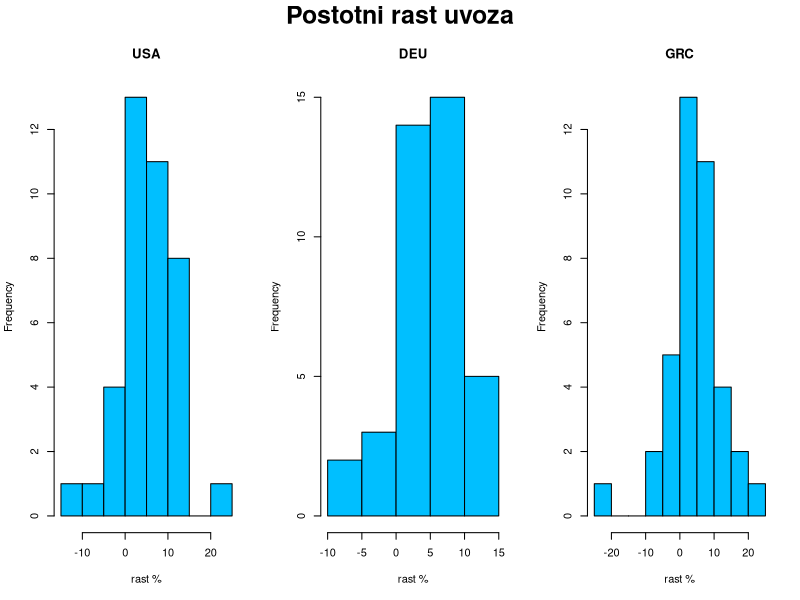
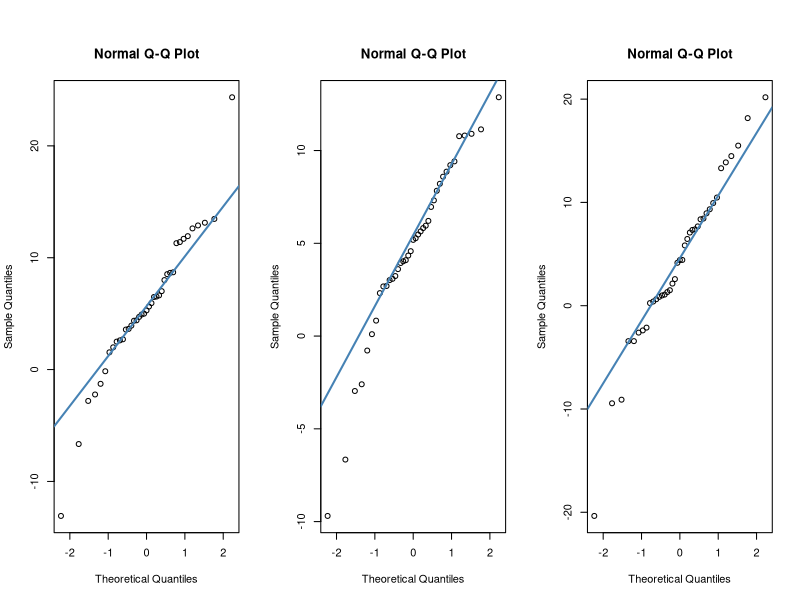
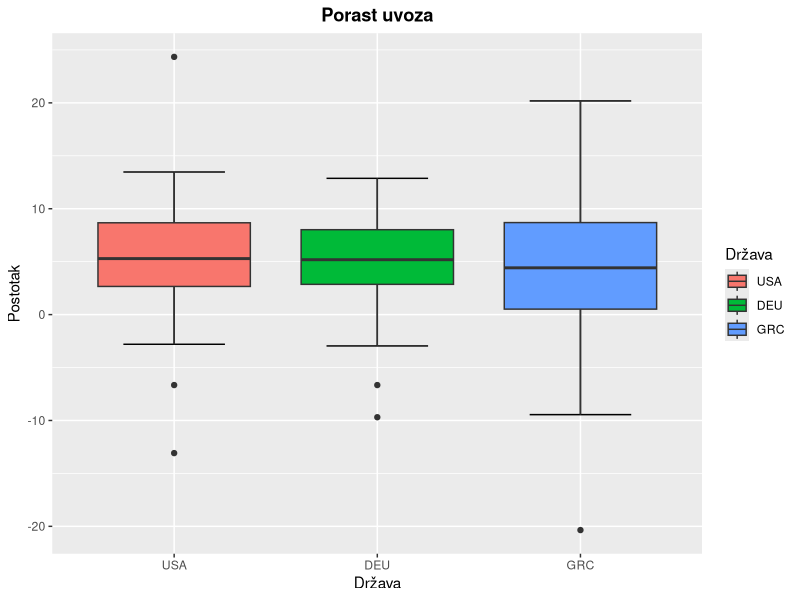
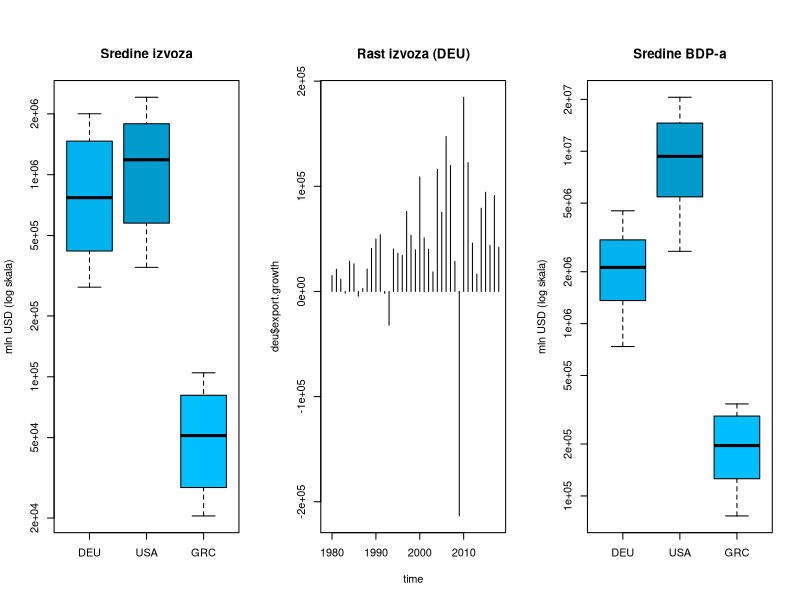
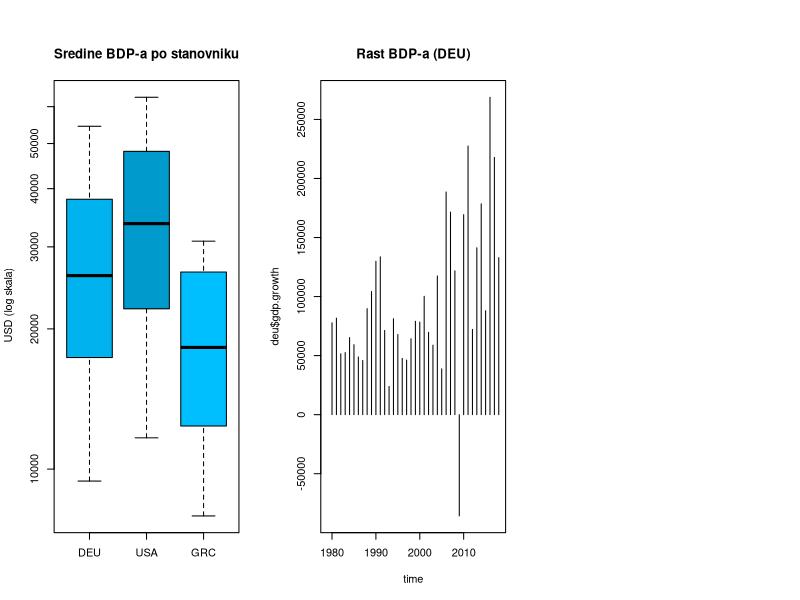
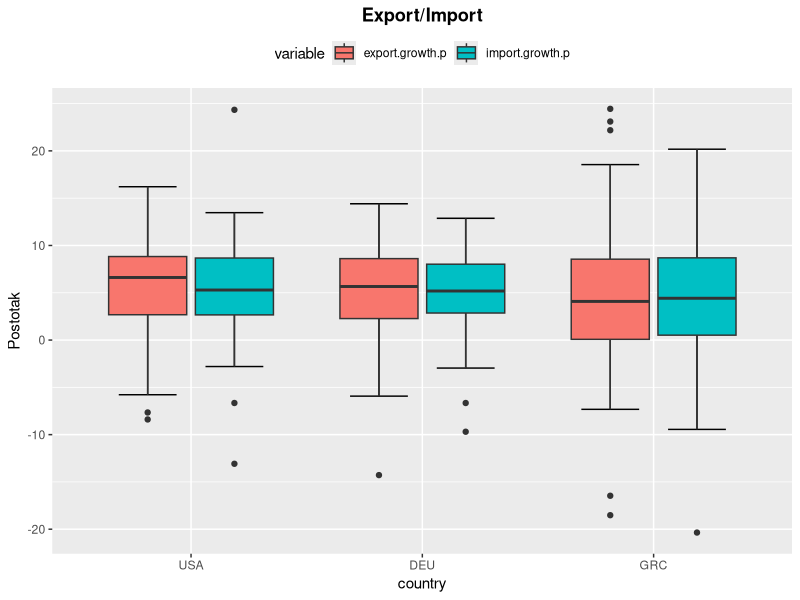
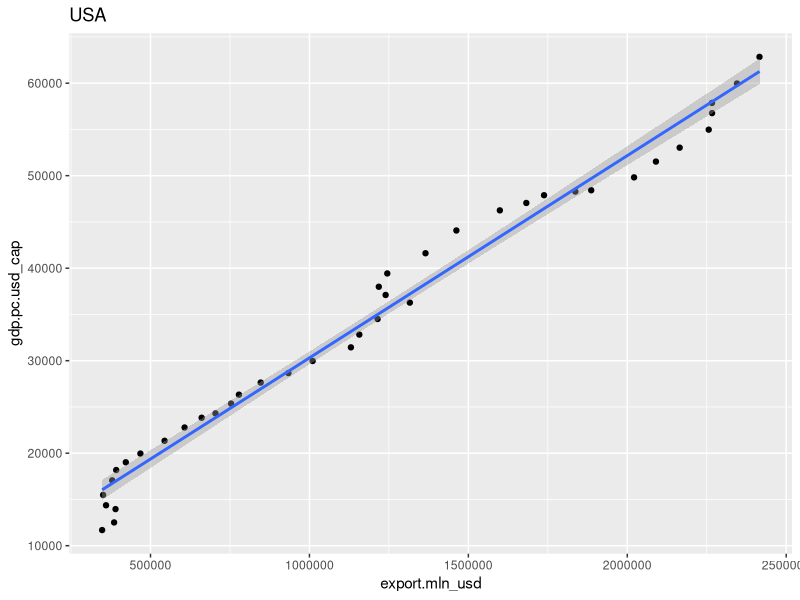
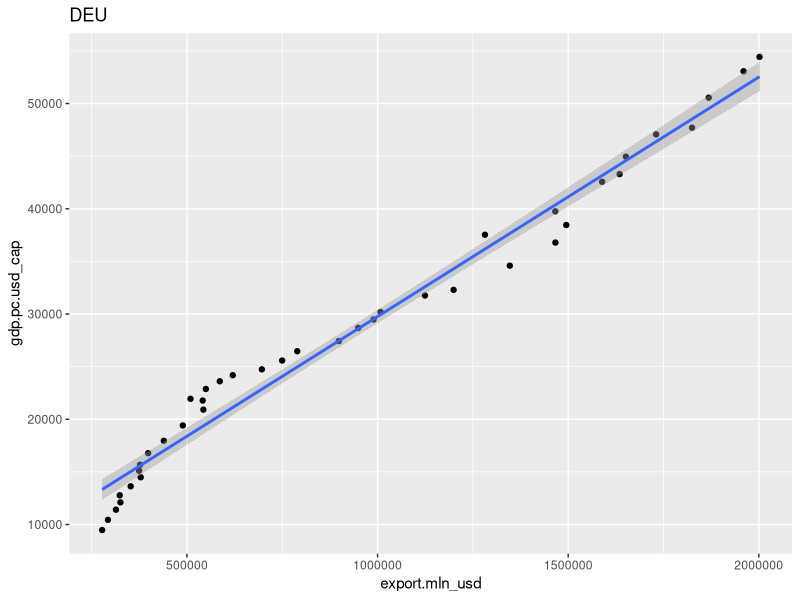

R code for these plots, in order:
## ---- chunk 1
library(knitr)
knitr::opts_chunk$set(echo = TRUE, warning = FALSE, message = FALSE)

library(tidyverse)
library(reshape2)
library(gridExtra)
library(grid)

Sys.setlocale(locale = "hr_HR.utf8")
## ---- chunk 2
export.data = read.csv("Export_data.csv", fileEncoding="UTF-8-BOM")
# head(export.data)

import.data = read.csv("Import_data.csv", fileEncoding="UTF-8-BOM")
# head(import.data)

gdp.data = read.csv("GDP_data.csv", fileEncoding="UTF-8-BOM")
# head(gdp.data)

gdp.pc.data = read.csv("GDPpercapita_data.csv", fileEncoding="UTF-8-BOM")
# head(gdp.pc.data)
## ---- chunk 3
export.loc.cnt = export.data %>% group_by(LOCATION) %>%
    summarise(exp_n = n(), exp_est = sum(Flag.Codes == 'E')) %>%
    arrange(desc(exp_n), exp_est)
import.loc.cnt = import.data %>% group_by(LOCATION) %>%
    summarise(imp_n = n(), imp_est = sum(Flag.Codes == 'E')) %>%
    arrange(desc(imp_n), imp_est)
gdp.loc.cnt = gdp.data %>% group_by(LOCATION) %>%
    summarise(gdp_n = n(), gdp_est = sum(Flag.Codes == 'E')) %>%
    arrange(desc(gdp_n), gdp_est)
gdp.pc.loc.cnt = gdp.pc.data %>% group_by(LOCATION) %>%
    summarise(gdp_pc_n = n(), gdp_pc_est = sum(Flag.Codes == 'E')) %>%
    arrange(desc(gdp_pc_n), gdp_pc_est)
loc.cnt = merge(merge(export.loc.cnt, import.loc.cnt), merge(gdp.loc.cnt, gdp.pc.loc.cnt))
knitr::kable(
  head(arrange(loc.cnt,
               desc(loc.cnt[,2]), desc(loc.cnt[,4]), desc(loc.cnt[,6]), desc(loc.cnt[,8]),
               loc.cnt[,3], loc.cnt[,5], loc.cnt[,7], loc.cnt[,9]), 20),
  caption = "Broj podataka za pojedinu državu"
)
## ---- chunk 4
remove(export.loc.cnt, import.loc.cnt, gdp.loc.cnt, gdp.pc.loc.cnt, loc.cnt)
## ---- chunk 5
time = 1979:2018
usa = data.frame(year = 1979:2018,
                 export.mln_usd = export.data$Value[export.data$LOCATION == "USA"],
                 import.mln_usd = import.data$Value[import.data$LOCATION == "USA"],
                 gdp.mln_usd = gdp.data$Value[gdp.data$LOCATION == "USA"],
                 gdp.pc.usd_cap = gdp.pc.data$Value[gdp.pc.data$LOCATION == "USA"])
usa$net.trade = usa$export.mln_usd - usa$import.mln_usd
deu = data.frame(year = 1979:2019,
                 export.mln_usd = export.data$Value[export.data$LOCATION == "DEU"],
                 import.mln_usd = import.data$Value[import.data$LOCATION == "DEU"],
                 gdp.mln_usd = gdp.data$Value[gdp.data$LOCATION == "DEU"],
                 gdp.pc.usd_cap = gdp.pc.data$Value[gdp.pc.data$LOCATION == "DEU"])
deu$net.trade = deu$export.mln_usd - deu$import.mln_usd
grc = data.frame(year = 1979:2019,
                 export.mln_usd = export.data$Value[export.data$LOCATION == "GRC"],
                 import.mln_usd = import.data$Value[import.data$LOCATION == "GRC"],
                 gdp.mln_usd = gdp.data$Value[gdp.data$LOCATION == "GRC"],
                 gdp.pc.usd_cap = gdp.pc.data$Value[gdp.pc.data$LOCATION == "GRC"])
grc$net.trade = grc$export.mln_usd - grc$import.mln_usd
## ---- chunk 6
usa = usa %>% mutate(import.mln_usd,
                     import.growth = import.mln_usd - lag(import.mln_usd),
                     import.growth.p = import.growth / lag(import.mln_usd) * 100)
deu = deu %>% mutate(import.mln_usd, 
                     import.growth = import.mln_usd - lag(import.mln_usd),
                     import.growth.p = import.growth / lag(import.mln_usd) * 100)
grc = grc %>% mutate(import.mln_usd,
                     import.growth = import.mln_usd - lag(import.mln_usd),
                     import.growth.p = import.growth / lag(import.mln_usd) * 100)
usa = usa %>% mutate(export.mln_usd, 
                     export.growth = export.mln_usd - lag(export.mln_usd),
                     export.growth.p = export.growth / lag(export.mln_usd) * 100)
deu = deu %>% mutate(export.mln_usd,
                     export.growth = export.mln_usd - lag(export.mln_usd),
                     export.growth.p = export.growth / lag(export.mln_usd) * 100)
grc = grc %>% mutate(export.mln_usd,
                     export.growth = export.mln_usd - lag(export.mln_usd),
                     export.growth.p = export.growth / lag(export.mln_usd) * 100)
usa = usa %>% mutate(gdp.mln_usd,
                     gdp.growth = gdp.mln_usd - lag(gdp.mln_usd),
                     gdp.growth.p = gdp.growth / lag(gdp.mln_usd) * 100)
deu = deu %>% mutate(gdp.mln_usd,
                     gdp.growth = gdp.mln_usd - lag(gdp.mln_usd),
                     gdp.growth.p = gdp.growth / lag(gdp.mln_usd) * 100)
grc = grc %>% mutate(gdp.mln_usd,
                     gdp.growth = gdp.mln_usd - lag(gdp.mln_usd),
                     gdp.growth.p = gdp.growth / lag(gdp.mln_usd) * 100)
usa = usa %>% mutate(gdp.pc.usd_cap,
                     gdp.pc.growth = gdp.pc.usd_cap - lag(gdp.pc.usd_cap),
                     gdp.pc.growth.p = gdp.pc.growth / lag(gdp.pc.usd_cap) * 100)
deu = deu %>% mutate(gdp.pc.usd_cap,
                     gdp.pc.growth = gdp.pc.usd_cap - lag(gdp.pc.usd_cap),
                     gdp.pc.growth.p = gdp.pc.growth / lag(gdp.pc.usd_cap) * 100)
grc = grc %>% mutate(gdp.pc.usd_cap,
                     gdp.pc.growth = gdp.pc.usd_cap - lag(gdp.pc.usd_cap),
                     gdp.pc.growth.p = gdp.pc.growth / lag(gdp.pc.usd_cap) * 100)
# brisemo zadnju opservaciju za deu i grc jer usa nema podatke za 2019.g.
deu = deu[-nrow(deu),]
grc = grc[-nrow(grc),]
## ---- chunk 7
data.all = bind_rows(lapply(c("USA", "DEU", "GRC"), function (x) {
  data.frame(country=x, get(tolower(x)))
}))
data.all$country = factor(data.all$country, levels = c("USA", "DEU", "GRC"))
## ---- chunk 8
summary(usa)
summary(deu)
summary(grc)
## ---- chunk 9
par(mfrow = c(1, 3), oma = c(0, 0, 2, 0))
hist(usa$import.growth.p, main="USA", xlab="rast %", col="deepskyblue")
hist(deu$import.growth.p, main="DEU", xlab="rast %", col="deepskyblue")
hist(grc$import.growth.p, main="GRC", xlab="rast %", col="deepskyblue")
mtext("Postotni rast uvoza", outer = T, cex = 1.5, font = 2)
## ---- chunk 10
qqnorm(usa$import.growth.p)
qqline(usa$import.growth.p, col = "steelblue", lwd = 2)

qqnorm(deu$import.growth.p)
qqline(deu$import.growth.p, col = "steelblue", lwd = 2)

qqnorm(grc$import.growth.p)
qqline(grc$import.growth.p, col = "steelblue", lwd = 2)
## ---- chunk 11
ggplot(na.omit(data.all), aes(x=country, y=import.growth.p)) +
  stat_boxplot(geom = "errorbar", width = 0.5) +
  geom_boxplot(aes(fill=country)) +
  labs(title = "Porast uvoza", x = "Država", y = "Postotak", fill = "Država") +
  theme(plot.title = element_text(hjust = 0.5, face = "bold"))
## ---- chunk 12
boxplot(deu$export.mln_usd,
        usa$export.mln_usd,
        grc$export.mln_usd,
        names = c("DEU", "USA", "GRC"), main = "Sredine izvoza",
        col = c("deepskyblue2", "deepskyblue3", "deepskyblue"),
        ylab = "mln USD (log skala)",
        log = "y")
## ---- chunk 13
plot(time, deu$export.growth, type = "h", main = "Rast izvoza (DEU)")
## ---- chunk 14
boxplot(deu$gdp.mln_usd,
        usa$gdp.mln_usd,
        grc$gdp.mln_usd,
        names = c("DEU", "USA", "GRC"), main = "Sredine BDP-a",
        col = c("deepskyblue2", "deepskyblue3", "deepskyblue"),
        ylab = "mln USD (log skala)",
        log = "y")
## ---- chunk 15
boxplot(deu$gdp.pc.usd_cap,
        usa$gdp.pc.usd_cap,
        grc$gdp.pc.usd_cap,
        names = c("DEU", "USA", "GRC"), main = "Sredine BDP-a po stanovniku",
        col = c("deepskyblue2", "deepskyblue3", "deepskyblue"),
        ylab = " USD (log skala)",
        log = "y")

## ---- chunk 16
plot(time, deu$gdp.growth, type = "h", main = "Rast BDP-a (DEU)")
## ---- chunk 17
exp.imp = melt(data.all, id.vars = "country",
               measure.vars = c("export.growth.p", "import.growth.p"), na.rm = T)
ggplot(exp.imp, aes(x = country, y = value, fill = variable)) +
  stat_boxplot(geom = "errorbar", width = 0.5, position = position_dodge(0.75)) +
  geom_boxplot() +
  labs(title = "Export/Import", y="Postotak") +
  theme(plot.title = element_text(hjust = 0.5, face = "bold"), legend.position = "top")
## ---- chunk 18
var.test(usa$export.growth.p, usa$import.growth.p, alternative = "two.sided",
         na.action = na.omit)
## ---- chunk 19
t.test(usa$export.growth.p, usa$import.growth.p, alternative = "greater", var.equal = TRUE,
       na.action = na.omit)
## ---- chunk 20
ggplot(usa, aes(x = export.mln_usd, y = gdp.pc.usd_cap)) +
  geom_jitter() + 
  geom_smooth(method = "lm") +
  labs(title = "USA")

ggplot(deu, aes(x = export.mln_usd, y = gdp.pc.usd_cap)) +
  geom_jitter() + 
  geom_smooth(method = "lm") +
  labs(title = "DEU")

ggplot(grc, aes(x = export.mln_usd, y = gdp.pc.usd_cap)) +
  geom_jitter() + 
  geom_smooth(method = "lm") +
  labs(title = "GRC")
## ---- chunk 21
usa.lm.gdp.exp = lm(gdp.pc.usd_cap ~ export.mln_usd, data = usa)
summary(usa.lm.gdp.exp)

deu.lm.gdp.exp = lm(gdp.pc.usd_cap ~ export.mln_usd, data = deu)
summary(deu.lm.gdp.exp)

grc.lm.gdp.exp = lm(gdp.pc.usd_cap ~ export.mln_usd, data = grc)
summary(grc.lm.gdp.exp)
## ---- chunk 22
f.usa.model = fortify(usa.lm.gdp.exp)

p1 = ggplot(f.usa.model, aes(x = .fitted, y = .stdresid)) +
  geom_jitter() +
  geom_abline(slope = 0, intercept = 0, col = "steelblue") +
  labs(title = "Scatterplot reziduala", x = expression(hat(y)), y = "Standardizirani reziduali")

p2 = ggplot(f.usa.model, aes(sample = .stdresid)) + 
  geom_qq() +
  geom_qq_line(color = "steelblue") +
  labs(title = "Normal Q-Q plot")

grid.arrange(p1, p2, ncol = 2, widths = c(0.4, 0.6),
             top = textGrob("USA", gp = gpar(fontsize = 20)))
## ---- chunk 23
f.deu.model = fortify(deu.lm.gdp.exp)

p1 = ggplot(f.usa.model, aes(x = .fitted, y = .stdresid)) +
  geom_jitter() +
  geom_abline(slope = 0, intercept = 0, col = "steelblue") +
  labs(title = "Scatterplot reziduala", x = expression(hat(y)), y = "Standardizirani reziduali")

p2 = ggplot(f.usa.model, aes(sample = .stdresid)) + 
  geom_qq() +
  geom_qq_line(color = "steelblue") +
  labs(title = "Normal Q-Q plot")

grid.arrange(p1, p2, ncol = 2, widths = c(0.4, 0.6),
             top = textGrob("DEU", gp = gpar(fontsize = 20)))
## ---- chunk 24
f.grc.model = fortify(grc.lm.gdp.exp)

p1 = ggplot(f.usa.model, aes(x = .fitted, y = .stdresid)) +
  geom_jitter() +
  geom_abline(slope = 0, intercept = 0, col = "steelblue") +
  labs(title = "Scatterplot reziduala", x = expression(hat(y)), y = "Standardizirani reziduali")

p2 = ggplot(f.usa.model, aes(sample = .stdresid)) + 
  geom_qq() +
  geom_qq_line(color = "steelblue") +
  labs(title = "Normal Q-Q plot")

grid.arrange(p1, p2, ncol = 2, widths = c(0.4, 0.6),
             top = textGrob("GRC", gp = gpar(fontsize = 20)))
## ---- chunk 25
usa.lm = lm(gdp.pc.usd_cap ~ export.mln_usd + import.mln_usd, data = usa)
summary(usa.lm)
## ---- chunk 26
f.usa.model = fortify(usa.lm)

p1 = ggplot(f.usa.model, aes(x = .fitted, y = .stdresid)) +
  geom_jitter() +
  geom_abline(slope = 0, intercept = 0, col = "steelblue") +
  labs(title = "Scatterplot reziduala", x = expression(hat(y)), y = "Standardizirani reziduali")

p2 = ggplot(f.usa.model, aes(sample = .stdresid)) + 
  geom_qq() +
  geom_qq_line(color = "steelblue") +
  labs(title = "Normal Q-Q plot")

grid.arrange(p1, p2, ncol = 2, widths = c(0.4, 0.6),
             top = textGrob("USA", gp = gpar(fontsize = 20)))
## ---- chunk 27
deu.lm = lm(gdp.pc.usd_cap ~ export.mln_usd + import.mln_usd, data = deu)
summary(deu.lm)
## ---- chunk 28
f.deu.model = fortify(deu.lm)

p1 = ggplot(f.deu.model, aes(x = .fitted, y = .stdresid)) +
  geom_jitter() +
  geom_abline(slope = 0, intercept = 0, col = "steelblue") +
  labs(title = "Scatterplot reziduala", x = expression(hat(y)), y = "Standardizirani reziduali")

p2 = ggplot(f.deu.model, aes(sample = .stdresid)) + 
  geom_qq() +
  geom_qq_line(color = "steelblue") +
  labs(title = "Normal Q-Q plot")

grid.arrange(p1, p2, ncol = 2, widths = c(0.4, 0.6),
             top = textGrob("DEU", gp = gpar(fontsize = 20)))
## ---- chunk 29
grc.lm = lm(gdp.pc.usd_cap ~ export.mln_usd + import.mln_usd, data = grc)
summary(grc.lm)
## ---- chunk 30
f.grc.model = fortify(grc.lm)

p1 = ggplot(f.grc.model, aes(x = .fitted, y = .stdresid)) +
  geom_jitter() +
  geom_abline(slope = 0, intercept = 0, col = "steelblue") +
  labs(title = "Scatterplot reziduala", x = expression(hat(y)), y = "Standardizirani reziduali")

p2 = ggplot(f.grc.model, aes(sample = .stdresid)) + 
  geom_qq() +
  geom_qq_line(color = "steelblue") +
  labs(title = "Normal Q-Q plot")

grid.arrange(p1, p2, ncol = 2, widths = c(0.4, 0.6),
             top = textGrob("GRC", gp = gpar(fontsize = 20)))
